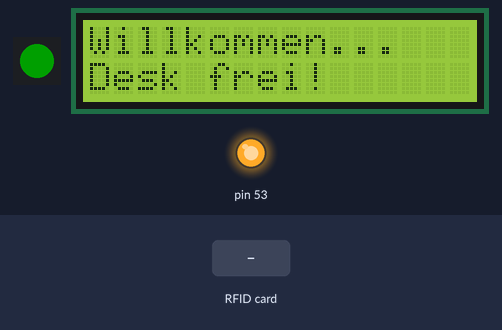
Recording of a sketch running on a simulated Arduino Mega 2560, built with avr-gcc and run on an emulated ATmega2560. Parts: 1 RGB LEDs in strip order, left to right, 16×2 character LCD, output pins drawn as LEDs (lit = HIGH). The inputs (shaded band) are chosen by the test bench. Dim RGB values are drawn brighter than linear; what the sketch prints to the serial monitor is not drawn.

Above: at 4.3 s.
4.4 s: RFID card 5E 7A 19 C4 held to the reader
At 5.0 s:
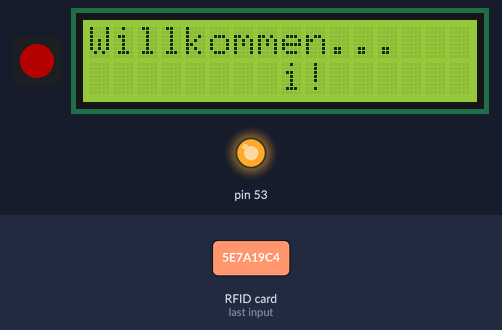
Timing chart, 0 to 7.4 s (numbered marks = the images above; inputs shaded):
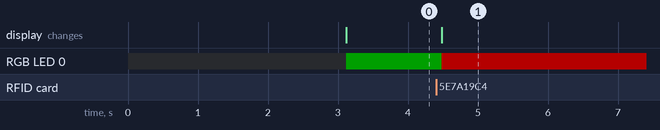

Measured:
- after the input at 4.4 s, RGB LED 0: RGB(0, 32, 0) → RGB(64, 0, 0) after 0.08 s; the display: changes after 0.08 s (image 1)

The sketch:

card_reader_uno_ws2811.ino
```cpp
/**
   ----------------------------------------------------------------------------
   This is a MFRC522 library example; see https://github.com/miguelbalboa/rfid
   for further details and other examples.

   NOTE: The library file MFRC522.h has a lot of useful info. Please read it.

   Released into the public domain.
   ----------------------------------------------------------------------------
   Typical pin layout used:
   -----------------------------------------------------------------------------------------
               MFRC522      Arduino       Arduino   Arduino    Arduino          Arduino
               Reader/PCD   Uno           Mega      Nano v3    Leonardo/Micro   Pro Micro
   Signal      Pin          Pin           Pin       Pin        Pin              Pin
   -----------------------------------------------------------------------------------------
   RST/Reset   RST          9             5         D9         RESET/ICSP-5     RST
   SPI SS      SDA(SS)      10            53        D10        10               10
   SPI MOSI    MOSI         11 / ICSP-4   51        D11        ICSP-4           16
   SPI MISO    MISO         12 / ICSP-1   50        D12        ICSP-1           14
   SPI SCK     SCK          13 / ICSP-3   52        D13        ICSP-3           15

*/

#include <SPI.h>
#include <MFRC522.h>
#include <LiquidCrystal.h>
#include <FastLED.h>


#define RST_PIN          9           // Configurable, see typical pin layout above
#define SS_PIN          10          // Configurable, see typical pin layout above
//uncomment this line if using a Common Anode LED
#define COMMON_ANODE
#define WS2811_PIN 3

#define NUM_LEDS 1
#define LED_DELAY 50
#define LED_TYPE WS2811
#define COLOR_ORDER GRB
#define BRIGHTNESS  64
CRGB leds[NUM_LEDS];

/////////////////////////////////////////////////////////////////////
//LCD Constants
/////////////////////////////////////////////////////////////////////
LiquidCrystal lcd(40, 38, 48, 46, 44, 42);
const int switchPin = 6;

MFRC522 mfrc522(SS_PIN, RST_PIN);   // Create MFRC522 instance.

MFRC522::MIFARE_Key key;
/////////////////////////////////////////////////////////////////////
//set the pins
/////////////////////////////////////////////////////////////////////
const char SEPARATOR[] = "//";
String currentdeskId = "MB68-2-002";

// SEAT STATES
const int FREE = 0;
const int BUSY = 1;
const int RESERVED = 2;

////////////////////////
//Set the occuped state
boolean isBusy = false;
//set the userId
byte currentUser[18];
///////////////////////
//Maximum length of the array
#define MAX_LEN 16
//////////////////
//HELPER FUNCTIONS
//////////////////
void busy(byte *userId) {
  char *uId = (char*) userId;
  String str = String(uId);
  str = str.substring(0, 7);


  for (int i = 0 ; i < 18; i++) {
    currentUser[i] = userId[i];
    uId[i] = userId[i];
  }
  isBusy = true;
  leds[0] = CRGB::Red;
  serialWrite(userId, BUSY);

  lcd.setCursor(0, 1);
  lcd.print(str + "        ");
  FastLED.show();
}
void releaseSeat(byte userId[]) {

  if (compareBuffers(currentUser, userId)) {
    isBusy = false;
    leds[0] = CRGB::Green;
    serialWrite(userId, FREE);

    lcd.setCursor(0, 1);
    lcd.print("Desk frei!     ");
  }
  else {
    forbidden();
  }
  FastLED.show();

}
void reserve() {
  leds[0] = CRGB::Orange;
}

void forbidden() {
  leds[0] = CRGB::Red;
  FastLED.show();
  delay(300);
  leds[0] = CRGB::White;
  FastLED.show();
  delay(300);
  leds[0] = CRGB::Orange;
  FastLED.show();
  delay(300);
  leds[0] = CRGB::Red;
  FastLED.show();
}

void serialWrite(byte *userId, int state) {
  Serial.print("ARD_STATE");
  Serial.print(SEPARATOR);
  Serial.print(state);
  Serial.print(SEPARATOR);
  Serial.print(currentdeskId);
  Serial.print(SEPARATOR);
  for (byte i = 0; i < 16; i++) {
    Serial.print(userId[i] < 0x10 ? " 0" : " ");
    Serial.print(userId[i], HEX);
  }
  Serial.println("");
}


boolean compareBuffers(byte *buffer1, byte *buffer2) {
  if (sizeof(buffer1) != sizeof(buffer2)) {
    return false;
  }

  for (int i = 0 ; i < 18; i++) {
    boolean elemenEqual = buffer1[i] == buffer2[i];
    if (!elemenEqual) {
      return false;
    }
  }

  return true;
}

void logOutput(byte *buffer, byte bufferSize) {
  for (byte i = 0; i < bufferSize; i++) {
    Serial.print(buffer[i] < 0x10 ? " 0" : " ");
    Serial.print(buffer[i], HEX);
  }
}
///////////////////////////////////////
void setup() {
  delay(3000);
  FastLED.addLeds<LED_TYPE, WS2811_PIN, COLOR_ORDER>(leds, NUM_LEDS).setCorrection( TypicalLEDStrip );
  FastLED.setBrightness(  BRIGHTNESS );
  leds[0] = CRGB::Green;
  FastLED.show();

  Serial.begin(9600); // Initialize serial communications with the PC
  while (!Serial);    // Do nothing if no serial port is opened (added for Arduinos based on ATMEGA32U4)
  SPI.begin();        // Init SPI bus
  mfrc522.PCD_Init(); // Init MFRC522 card

  // Prepare the key (used both as key A and as key B)
  // using FFFFFFFFFFFFh which is the default at chip delivery from the factory
  for (byte i = 0; i < 6; i++) {
    key.keyByte[i] = 0xFF;
  }
  // Setup LCD Display
  // put your setup code here, to run once:

  lcd.begin(16, 2);
  pinMode(switchPin, INPUT);
  lcd.print("Willkommen...");
  lcd.setCursor(0, 1);
  lcd.print("Desk frei!");
}
void loop() {

  // Look for new cards
  if ( ! mfrc522.PICC_IsNewCardPresent())
    return;

  // Select one of the cards
  if ( ! mfrc522.PICC_ReadCardSerial())
    return;

  // Show some details of the PICC (that is: the tag/card)
  Serial.print(F("Card UID:"));
  logOutput(mfrc522.uid.uidByte, mfrc522.uid.size);
  Serial.println();
  Serial.print(F("PICC type: "));
  MFRC522::PICC_Type piccType = mfrc522.PICC_GetType(mfrc522.uid.sak);
  Serial.println(mfrc522.PICC_GetTypeName(piccType));

  // Check for compatibility
  if (    piccType != MFRC522::PICC_TYPE_MIFARE_MINI
          &&  piccType != MFRC522::PICC_TYPE_MIFARE_1K
          &&  piccType != MFRC522::PICC_TYPE_MIFARE_4K) {
    Serial.println(F("This sample only works with MIFARE Classic cards."));
    return;
  }

  // In this sample we use the second sector,
  // that is: sector #1, covering block #4 up to and including block #7
  byte sector         = 1;
  byte blockAddr      = 4;
  byte trailerBlock   = 7;

  MFRC522::StatusCode status;
  byte buffer[18];
  byte size = sizeof(buffer);

  // Authenticate using key A
  //Serial.println(F("Authenticating using key A..."));
  status = (MFRC522::StatusCode) mfrc522.PCD_Authenticate(MFRC522::PICC_CMD_MF_AUTH_KEY_A, trailerBlock, &key, &(mfrc522.uid));
  if (status != MFRC522::STATUS_OK) {
    Serial.print(F("PCD_Authenticate() failed: "));
    Serial.println(mfrc522.GetStatusCodeName(status));
    return;
  }

  status = (MFRC522::StatusCode) mfrc522.MIFARE_Read(blockAddr, buffer, &size);
  if (status != MFRC522::STATUS_OK) {
    Serial.print(F("MIFARE_Read() failed: "));
    Serial.println(mfrc522.GetStatusCodeName(status));
  }
  else {
    if (isBusy) {
      releaseSeat(buffer);
    }
    else {
      busy(buffer);
    }
    //logOutput(buffer, 16);
    //Serial.println();
    //Serial.println();
  }


  // Halt PICC
  mfrc522.PICC_HaltA();
  // Stop encryption on PCD
  mfrc522.PCD_StopCrypto1();
}
```
